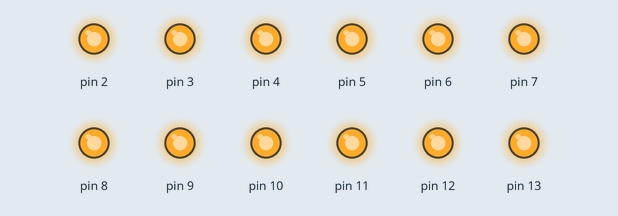
This sketch was run on a simulated Arduino Uno, built with avr-gcc and run on an emulated ATmega328P. Shown: output pins drawn as LEDs (lit = HIGH).

Above: at 0.2 s.
At 1.7 s:
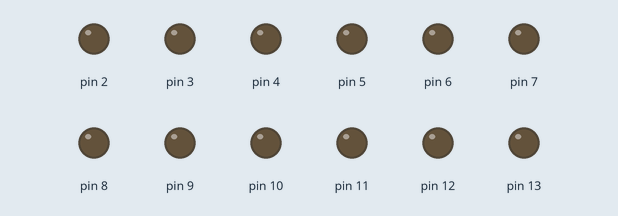
Timing chart, 0 to 3.0 s (numbered marks = the images above):
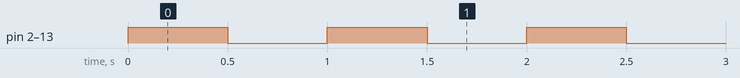

Measured:
- by itself, pin 2–13: alternates HIGH for 0.50 s and LOW for 0.50 s

The sketch:

3-1.ino
```cpp
long lastTimeStateChange = 0;
String state = "ON" ;
void setup(){
    for (int i = 2; i <=13; i++) {
        pinMode(i,OUTPUT);

    }

}

void loop(){
    long currentTime = millis();

    if (state == "ON" && currentTime - lastTimeStateChange >= 500) {
       state = "OFF";
       lastTimeStateChange = currentTime ;
    }
    else if (state == "OFF" && currentTime - lastTimeStateChange >= 500 ){
       state = "ON" ;
       lastTimeStateChange = currentTime;
    }

    for (int i = 2; i <= 13 ;i++) {
       if(state == "ON"){
        digitalWrite(i,1);

       }else if (state == "OFF"){
        digitalWrite(i,0);
       }
    }
}
```
